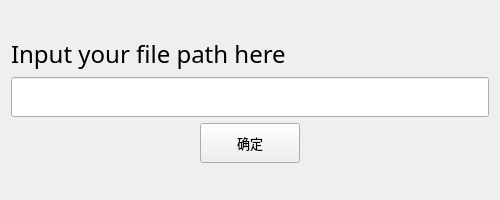
<?xml version="1.0" encoding="UTF-8"?>
<ui version="4.0">
 <class>openFile</class>
 <widget class="QWidget" name="openFile">
  <property name="geometry">
   <rect>
    <x>0</x>
    <y>0</y>
    <width>500</width>
    <height>200</height>
   </rect>
  </property>
  <property name="windowTitle">
   <string>Form</string>
  </property>
  <layout class="QGridLayout" name="gridLayout">
   <item row="0" column="0">
    <layout class="QVBoxLayout" name="verticalLayout">
     <item>
      <spacer name="verticalSpacer_2">
       <property name="orientation">
        <enum>Qt::Vertical</enum>
       </property>
       <property name="sizeHint" stdset="0">
        <size>
         <width>20</width>
         <height>40</height>
        </size>
       </property>
      </spacer>
     </item>
     <item>
      <widget class="QLabel" name="label">
       <property name="font">
        <font>
         <family>Adobe Arabic</family>
         <pointsize>18</pointsize>
        </font>
       </property>
       <property name="text">
        <string>Input your file path here</string>
       </property>
      </widget>
     </item>
     <item>
      <widget class="QLineEdit" name="lineEdit">
       <property name="minimumSize">
        <size>
         <width>0</width>
         <height>40</height>
        </size>
       </property>
       <property name="maximumSize">
        <size>
         <width>16777215</width>
         <height>40</height>
        </size>
       </property>
      </widget>
     </item>
     <item>
      <layout class="QHBoxLayout" name="horizontalLayout">
       <property name="topMargin">
        <number>0</number>
       </property>
       <item>
        <widget class="QPushButton" name="pushButton">
         <property name="minimumSize">
          <size>
           <width>0</width>
           <height>40</height>
          </size>
         </property>
         <property name="maximumSize">
          <size>
           <width>100</width>
           <height>40</height>
          </size>
         </property>
         <property name="font">
          <font>
           <family>Adobe 黑体 Std R</family>
           <pointsize>10</pointsize>
          </font>
         </property>
         <property name="text">
          <string>确定</string>
         </property>
        </widget>
       </item>
      </layout>
     </item>
     <item>
      <spacer name="verticalSpacer">
       <property name="orientation">
        <enum>Qt::Vertical</enum>
       </property>
       <property name="sizeHint" stdset="0">
        <size>
         <width>20</width>
         <height>40</height>
        </size>
       </property>
      </spacer>
     </item>
    </layout>
   </item>
  </layout>
 </widget>
 <resources/>
 <connections/>
</ui>
